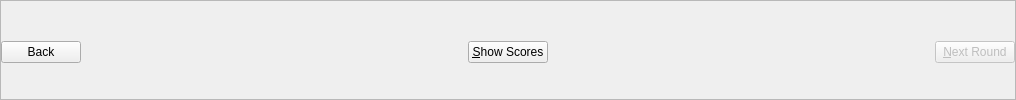
           <widget class="QFrame" name="frame_8">
            <property name="sizePolicy">
             <sizepolicy hsizetype="Preferred" vsizetype="Fixed">
              <horstretch>0</horstretch>
              <verstretch>0</verstretch>
             </sizepolicy>
            </property>
            <property name="frameShape">
             <enum>QFrame::StyledPanel</enum>
            </property>
            <property name="frameShadow">
             <enum>QFrame::Raised</enum>
            </property>
            <layout class="QHBoxLayout" name="horizontalLayout_3">
             <property name="leftMargin">
              <number>0</number>
             </property>
             <property name="topMargin">
              <number>4</number>
             </property>
             <property name="rightMargin">
              <number>0</number>
             </property>
             <property name="bottomMargin">
              <number>0</number>
             </property>
             <item>
              <widget class="QPushButton" name="pushButton_back">
               <property name="text">
                <string>Back</string>
               </property>
              </widget>
             </item>
             <item>
              <spacer name="horizontalSpacer_2">
               <property name="orientation">
                <enum>Qt::Horizontal</enum>
               </property>
               <property name="sizeHint" stdset="0">
                <size>
                 <width>381</width>
                 <height>20</height>
                </size>
               </property>
              </spacer>
             </item>
             <item>
              <widget class="QPushButton" name="pushButton_show_score">
               <property name="text">
                <string>&amp;Show Scores</string>
               </property>
              </widget>
             </item>
             <item>
              <spacer name="horizontalSpacer_3">
               <property name="orientation">
                <enum>Qt::Horizontal</enum>
               </property>
               <property name="sizeHint" stdset="0">
                <size>
                 <width>381</width>
                 <height>20</height>
                </size>
               </property>
              </spacer>
             </item>
             <item>
              <widget class="QPushButton" name="pushButton_next">
               <property name="enabled">
                <bool>false</bool>
               </property>
               <property name="text">
                <string>&amp;Next Round</string>
               </property>
              </widget>
             </item>
            </layout>
           </widget>
